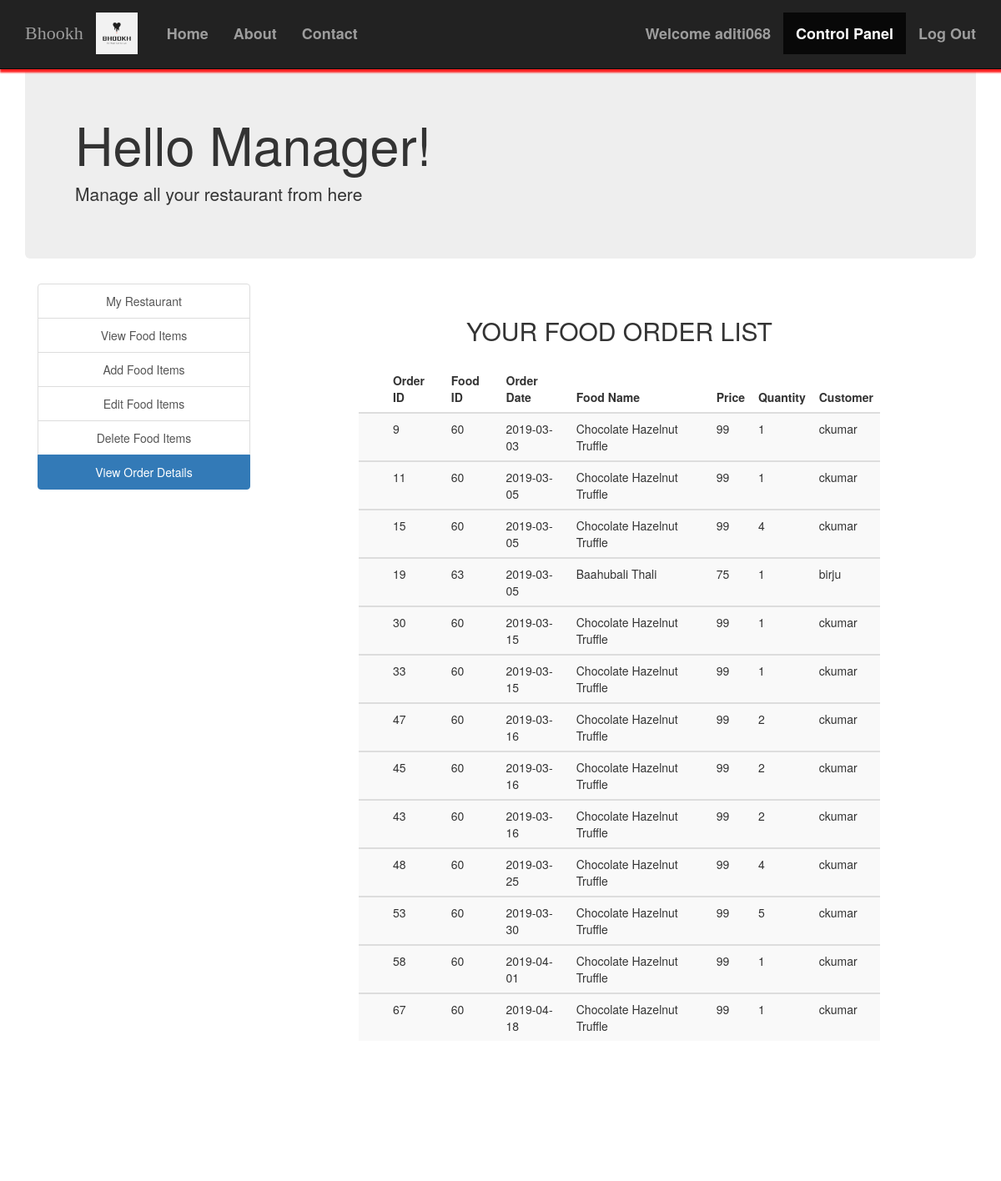
Screenshot of /view_order_details.php (signed in) with the database file from the repository.
### tables this page shows
CREATE TABLE `orders` (
  `order_ID` int(30) NOT NULL,
  `F_ID` int(30) NOT NULL,
  `foodname` varchar(30) NOT NULL,
  `price` int(30) NOT NULL,
  `quantity` int(30) NOT NULL,
  `order_date` date NOT NULL,
  `username` varchar(30) NOT NULL,
  `R_ID` int(30) NOT NULL
);

### view_order_details.php (the view, shortened to what this page needs)
<?php
include('session_m.php');
?>
<!DOCTYPE html>
<html>
  <head>
  </head>
  <link rel="stylesheet" type = "text/css" href ="css/view_order_details.css">
  <link rel="stylesheet" type = "text/css" href ="css/bootstrap.min.css">
  <body>
    <nav class="navbar navbar-inverse navbar-fixed-top navigation-clean-search" role="navigation">
      <div class="container">
        <div class="navbar-header">
            <a href="index.php"><img src="images/bhookhlogo.jpg" width="50rem"></a>
            <a class="navbar-brand" href="index.php">Bhookh</a>
        </div>
        <div class="collapse navbar-collapse " id="myNavbar">
          <ul class="nav navbar-nav">
            <li><a href="index.php">Home</a></li>
            <li><a href="aboutus.php">About</a></li>
            <li><a href="contactus.php">Contact</a></li>
          </ul>
<?php
if(isset($_SESSION['login_user1'])){
?>
  <ul class="nav navbar-nav navbar-right">
    <li><a href="#">Welcome <?php echo $_SESSION['login_user1']; ?> </a></li>
    <li class="active"><a href="myrestaurant.php">Control Panel</a></li>
    <li><a href="logout_m.php">Log Out</a></li>
  </ul>
<?php
}
?>
        </div>
      </div>
    </nav>
<div class="container">
    <div class="jumbotron">
     <h1>Hello Manager! </h1>
     <p>Manage all your restaurant from here</p>
    </div>
    </div>
<div class="container">
    	<div class="col-xs-3" style="text-align: center;">
    	<div class="list-group">
    		<a href="myrestaurant.php" class="list-group-item ">My Restaurant</a>
    		<a href="view_food_items.php" class="list-group-item">View Food Items</a>
    		<a href="add_food_items.php" class="list-group-item ">Add Food Items</a>
    		<a href="edit_food_items.php" class="list-group-item ">Edit Food Items</a>
    		<a href="delete_food_items.php" class="list-group-item ">Delete Food Items</a>
        <a href="view_order_details.php" class="list-group-item active">View Order Details</a>
    	</div>
    </div>
    <div class="col-xs-9">
      <div class="form-area" style="padding: 0px 100px 100px 100px;">
        <form action="" method="POST">
        <br style="clear: both">
          <h3 style="margin-bottom: 25px; text-align: center; font-size: 30px;"> YOUR FOOD ORDER LIST </h3>
<?php
$user_check=$_SESSION['login_user1'];
$sql = "SELECT * FROM orders o WHERE o.R_ID IN (SELECT r.R_ID FROM RESTAURANTS r WHERE r.M_ID='$user_check') ORDER BY order_date";
$result = mysqli_query($conn, $sql);
if (mysqli_num_rows($result) > 0)
{
  ?>
  <table class="table table-striped">
    <thead class="thead-dark">
      <tr>
        <th>  </th>
        <th> Order ID </th>
        <th> Food ID </th>
        <th> Order Date </th>
        <th> Food Name </th>
        <th> Price </th>
        <th> Quantity </th>
        <th> Customer </th>
      </tr>
    </thead>
    <?PHP
      while($row = mysqli_fetch_assoc($result)){
    ?>
  <tbody>
    <tr>
      <td> <span class="glyphicon glyphicon-menu-right"></span> </td>
      <td><?php echo $row["order_ID"]; ?></td>
      <td><?php echo $row["F_ID"]; ?></td>
      <td><?php echo $row["order_date"]; ?></td>
      <td><?php echo $row["foodname"]; ?></td>
      <td><?php echo $row["price"]; ?></td>
      <td><?php echo $row["quantity"]; ?></td>
      <td><?php echo $row["username"]; ?></td>
    </tr>
  </tbody>
  <?php } ?>
  </table>
    <br>
  <?php } else { ?>
  <h4><center>0 RESULTS</center> </h4>
  <?php } ?>
        </form>
        </div>
    </div>
</div>
<br>
<br>
<br>
<br>
  </body>
</html>

### view_order_details.css (style rules this page uses)
* { margin: 0; padding: 0; box-shadow: 0; }
.navbar-inverse { box-shadow: 2px 2px 2px 2px rgb(254, 35, 35); }
.navbar-header { margin: 1.5rem; }
.navbar-header a { font-size: 22px; font-weight: 500; font-family: cursive; }
#myNavbar { margin-top: 1.5rem; margin-bottom: 0.2rem; }
#myNavbar ul { margin-left: 2rem; font-size: 1.8rem; font-weight: 600; }
.jumbotron { margin-top: 7rem; }

### rows the page displays
orders: order_ID "9", F_ID "60", order_date "2019-03-03", foodname "Chocolate Hazelnut Truffle", price "99", quantity "1", username "ckumar"
orders: order_ID "11", F_ID "60", order_date "2019-03-05", foodname "Chocolate Hazelnut Truffle", price "99", quantity "1", username "ckumar"
orders: order_ID "15", F_ID "60", order_date "2019-03-05", foodname "Chocolate Hazelnut Truffle", price "99", quantity "4", username "ckumar"
orders: order_ID "19", F_ID "63", order_date "2019-03-05", foodname "Baahubali Thali", price "75", quantity "1", username "birju"
orders: order_ID "30", F_ID "60", order_date "2019-03-15", foodname "Chocolate Hazelnut Truffle", price "99", quantity "1", username "ckumar"
orders: order_ID "33", F_ID "60", order_date "2019-03-15", foodname "Chocolate Hazelnut Truffle", price "99", quantity "1", username "ckumar"
orders: order_ID "47", F_ID "60", order_date "2019-03-16", foodname "Chocolate Hazelnut Truffle", price "99", quantity "2", username "ckumar"
orders: order_ID "45", F_ID "60", order_date "2019-03-16", foodname "Chocolate Hazelnut Truffle", price "99", quantity "2", username "ckumar"
orders: order_ID "43", F_ID "60", order_date "2019-03-16", foodname "Chocolate Hazelnut Truffle", price "99", quantity "2", username "ckumar"
orders: order_ID "48", F_ID "60", order_date "2019-03-25", foodname "Chocolate Hazelnut Truffle", price "99", quantity "4", username "ckumar"
orders: order_ID "53", F_ID "60", order_date "2019-03-30", foodname "Chocolate Hazelnut Truffle", price "99", quantity "5", username "ckumar"
orders: order_ID "58", F_ID "60", order_date "2019-04-01", foodname "Chocolate Hazelnut Truffle", price "99", quantity "1", username "ckumar"
orders: order_ID "67", F_ID "60", order_date "2019-04-18", foodname "Chocolate Hazelnut Truffle", price "99", quantity "1", username "ckumar"

### other values shown
$_SESSION['login_user1'] "aditi068"
